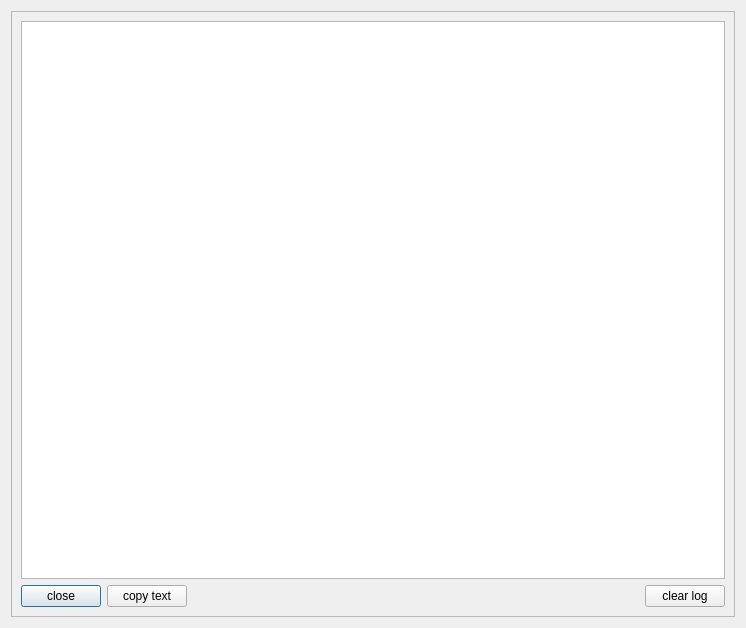
<?xml version="1.0" encoding="UTF-8"?>
<ui version="4.0">
 <class>Dialog</class>
 <widget class="QDialog" name="Dialog">
  <property name="geometry">
   <rect>
    <x>0</x>
    <y>0</y>
    <width>746</width>
    <height>628</height>
   </rect>
  </property>
  <property name="windowTitle">
   <string>Dialog</string>
  </property>
  <layout class="QHBoxLayout" name="horizontalLayout">
   <item>
    <widget class="QScrollArea" name="scrollArea">
     <property name="widgetResizable">
      <bool>true</bool>
     </property>
     <widget class="QWidget" name="scrollAreaWidgetContents">
      <property name="geometry">
       <rect>
        <x>0</x>
        <y>0</y>
        <width>726</width>
        <height>608</height>
       </rect>
      </property>
      <layout class="QVBoxLayout" name="verticalLayout">
       <item>
        <widget class="QTextBrowser" name="textBrowser"/>
       </item>
       <item>
        <layout class="QHBoxLayout" name="horizontalLayout_2">
         <item>
          <widget class="QPushButton" name="pushButtonClose">
           <property name="text">
            <string>close</string>
           </property>
          </widget>
         </item>
         <item>
          <widget class="QPushButton" name="pushButtonCopyText">
           <property name="text">
            <string>copy text</string>
           </property>
          </widget>
         </item>
         <item>
          <spacer name="horizontalSpacer">
           <property name="orientation">
            <enum>Qt::Horizontal</enum>
           </property>
           <property name="sizeHint" stdset="0">
            <size>
             <width>40</width>
             <height>20</height>
            </size>
           </property>
          </spacer>
         </item>
         <item>
          <widget class="QPushButton" name="pushButtonClearLog">
           <property name="text">
            <string>clear log</string>
           </property>
          </widget>
         </item>
        </layout>
       </item>
      </layout>
     </widget>
    </widget>
   </item>
  </layout>
 </widget>
 <resources/>
 <connections/>
</ui>
